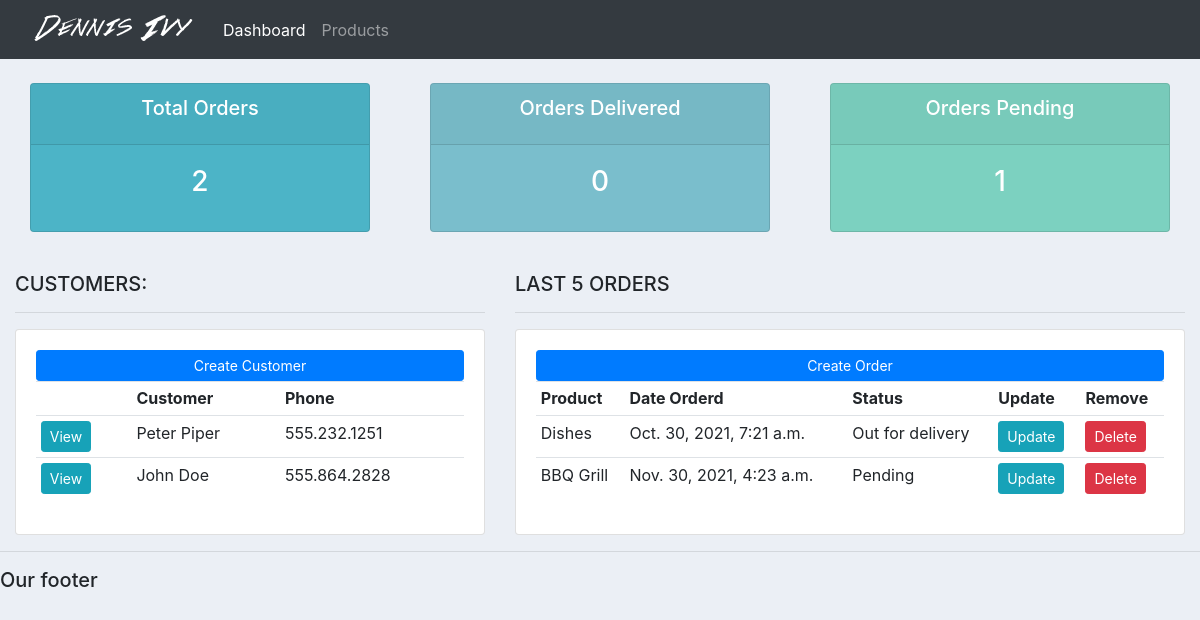
The page / on the database its author committed.
### accounts/models.py (models this page shows, shortened)
class Customer(models.Model):
	name = models.CharField(max_length=200, null=True)
	phone = models.CharField(max_length=200, null=True)
	email = models.CharField(max_length=200, null=True)
	date_created = models.DateTimeField(auto_now_add=True, null=True)

class Order(models.Model):
	STATUS = (
			('Pending', 'Pending'),
			('Out for delivery', 'Out for delivery'),
			('Delivered', 'Delivered'),
			)
	customer = models.ForeignKey(Customer, null=True, on_delete= models.SET_NULL)
	product = models.ForeignKey(Product, null=True, on_delete= models.SET_NULL)
	date_created = models.DateTimeField(auto_now_add=True, null=True)
	status = models.CharField(max_length=200, null=True, choices=STATUS)

class Product(models.Model):
	CATEGORY = (
			('Indoor', 'Indoor'),
			('Out Door', 'Out Door'),
			)
	name = models.CharField(max_length=200, null=True)
	price = models.FloatField(null=True)
	category = models.CharField(max_length=200, null=True, choices=CATEGORY)
	description = models.CharField(max_length=200, null=True, blank=True)
	date_created = models.DateTimeField(auto_now_add=True, null=True)
	tags = models.ManyToManyField(Tag)
	def __str__(self):
		return self.name

### accounts/views.py (the view)
# urls.py: path('', views.home,name="home"),
def home(request):
	orders = Order.objects.all()
	customers = Customer.objects.all()
	total_customers = customers.count()
	total_orders = orders.count()
	delivered = orders.filter(status='Delivered').count()
	pending = orders.filter(status='Pending').count()
	context = {'orders':orders, 'customers':customers,
	'total_orders':total_orders,'delivered':delivered,
	'pending':pending }
	return render(request, 'accounts/dashboard.html', context)

### accounts/templates/accounts/dashboard.html
{%  extends 'accounts/main.html' %}
{% block content %}
{%  include 'accounts/status.html' %}
<br>
<div class="row">
	<div class="col-md-5">
		<h5>CUSTOMERS:</h5>
		<hr>
		<div class="card card-body">
			<a class="btn btn-primary  btn-sm btn-block" href="">Create Customer</a>
			<table class="table table-sm">
				<tr>
					<th></th>
					<th>Customer</th>
					<th>Phone</th>
				</tr>
				{% for customer in customers %}
					<tr>
						<td><a class="btn btn-sm btn-info" href="{% url 'customer' customer.id %}">View</a></td>
						<td>{{customer.name}}</td>
						<td>{{customer.phone}}</td>
					</tr>
				{% endfor %}
			</table>
		</div>
	</div>
	<div class="col-md-7">
		<h5>LAST 5 ORDERS</h5>
		<hr>
		<div class="card card-body">
			<a class="btn btn-primary  btn-sm btn-block" href="{% url 'create_order' %}">Create Order</a>
			<table class="table table-sm">
				<tr>
					<th>Product</th>
					<th>Date Orderd</th>
					<th>Status</th>
					<th>Update</th>
					<th>Remove</th>
				</tr>
				{% for order in orders %}
					<tr>
						<td>{{order.product}}</td>
						<td>{{order.date_created}}</td>
						<td>{{order.status}}</td>
						<td><a class="btn btn-sm btn-info" href="{% url 'update_order' order.id %}">Update</a></td>
						<td><a class="btn btn-sm btn-danger" href="{% url 'delete_order' order.id %}">Delete</a></td>
					</tr>
				{% endfor %}
			</table>
		</div>
	</div>
</div>
{% endblock %}

### accounts/templates/accounts/navbar.html (shortened to what this page needs)
{% load static %}
<nav class="navbar navbar-expand-lg navbar-dark bg-dark">
 <img src="{% static 'images/logo.png' %}">
  <div class="collapse navbar-collapse" id="navbarNav">
    <ul class="navbar-nav">
      <li class="nav-item active">
        <a class="nav-link" href="{% url 'home' %}">Dashboard</a>
      </li>
      <li class="nav-item">
        <a class="nav-link" href="{% url 'products' %}">Products</a>
      </li>
    </ul>
  </div>
</nav>

### accounts/templates/accounts/status.html
<br>
<div class="row">
	<div class="col">
		<div class="col-md">
			<div class="card text-center text-white  mb-3" id="total-orders">
			  	<div class="card-header">
			  		<h5 class="card-title">Total Orders</h5>
			  	</div>
			  	<div class="card-body">
			    	<h3 class="card-title">{{total_orders}}</h3>
			  	</div>
			</div>
		</div>
	</div>
	<div class="col">
		<div class="col-md">
			<div class="card text-center text-white  mb-3" id="orders-delivered">
			  	<div class="card-header">
			  		<h5 class="card-title">Orders Delivered</h5>
			  	</div>
			  	<div class="card-body">
			    	<h3 class="card-title">{{delivered}}</h3>
			  	</div>
			</div>
		</div>
	</div>
	<div class="col">
		<div class="col-md">
			<div class="card text-center text-white  mb-3" id="orders-pending">
			  	<div class="card-header">
			  		<h5 class="card-title">Orders Pending</h5>
			  	</div>
			  	<div class="card-body">
			    	<h3 class="card-title">{{pending}}</h3>
			  	</div>
			</div>
		</div>
	</div>
</div>

### static/css/main.css (style rules this page uses)
body { background-color: #ebeff5; }
#total-orders { background-color: #4cb4c7; }
#orders-delivered { background-color: #7abecc; }
#orders-pending { background-color: #7CD1C0; }

### rows shown on the page
Customer: name "Peter Piper", phone "555.232.1251"
Customer: name "John Doe", phone "555.864.2828"
Order: product "Dishes", date_created "Oct. 30, 2021, 7:21 a.m.", status "Out for delivery"
Order: product "BBQ Grill", date_created "Nov. 30, 2021, 4:23 a.m.", status "Pending"

### other values the page prints
{{ total_orders }} "2"
{{ delivered }} "0"
{{ pending }} "1"
